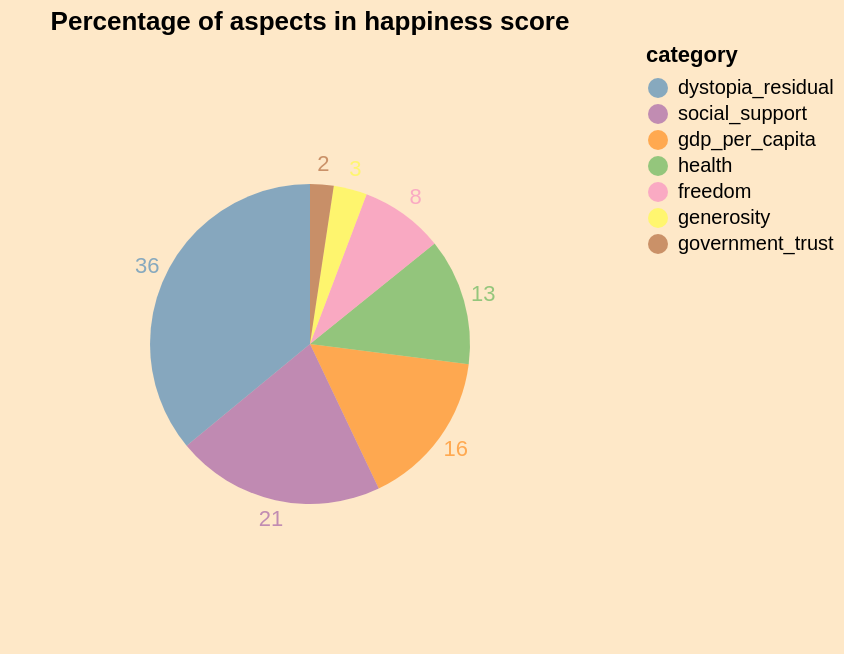

Source (Vega-Lite JSON):
### Vega-Lite specification from a JSON file in a GitHub repository (floating-point values rounded to 4 significant figures)
{"$schema": "https://vega.github.io/schema/vega-lite/v4.json", "description": "A simple pie chart with embedded data.", "title": "Percentage of aspects in happiness score", "width": "container", "height": "container", "data": {"values": [{"category": "gdp_per_capita", "value": 122.0}, {"category": "social_support", "value": 161.5}, {"category": "health", "value": 98.06}, {"category": "freedom", "value": 64.76}, {"category": "generosity", "value": 25.84}, {"category": "government_trust", "value": 18.22}, {"category": "dystopia_residual", "value": 275.6}]}, "transform": [{"window": [{"op": "sum", "field": "value", "as": "TotalValue"}], "frame": [null, null]}, {"calculate": "datum.value/datum.TotalValue * 100", "as": "PercentOfTotal"}], "encoding": {"theta": {"field": "value", "type": "quantitative", "stack": true}, "color": {"field": "category", "type": "nominal", "scale": {"domain": ["dystopia_residual", "social_support", "gdp_per_capita", "health", "freedom", "generosity", "government_trust"], "range": ["#377eb8", "#984ea3", "#ff7f00", "#4daf4a", "#f781bf", "#ffff33", "#a65628"]}}, "opacity": {"value": 0.6}}, "layer": [{"mark": {"type": "arc", "outerRadius": 80}}, {"mark": {"type": "text", "radius": 90}, "encoding": {"text": {"field": "PercentOfTotal", "type": "quantitative", "format": ".0f"}}}], "view": {"stroke": null}, "config": {"background": "#fee8c8"}}
